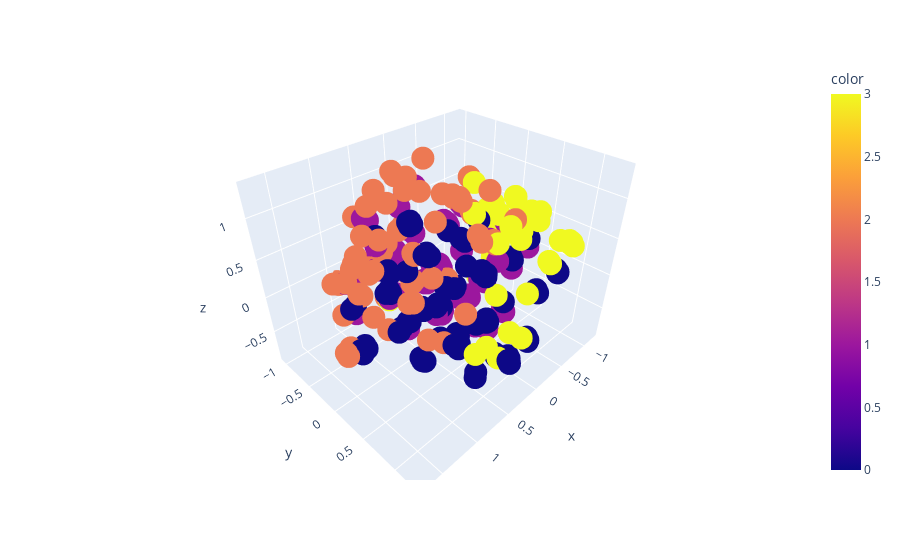

Notebook source saved alongside this figure:
### Code cell
fig_gauss.show()

### Figure 1 — Plotly figure (JSON) as saved in the notebook; plotly's stock layout.template omitted (floating-point values rounded to 4 significant figures; data arrays with more than 128 entries replaced by an {"elided": "..."} marker saying what was removed)
{"data": [{"hovertemplate": "x=%{x}<br>y=%{y}<br>z=%{z}<br>color=%{marker.color}<extra></extra>", "legendgroup": "", "marker": {"color": {"elided": "1453 int values"}, "coloraxis": "coloraxis", "symbol": "circle"}, "mode": "markers", "name": "", "scene": "scene", "showlegend": false, "type": "scatter3d", "x": {"elided": "1453 float values"}, "y": {"elided": "1453 float values"}, "z": {"elided": "1453 float values"}}], "layout": {"coloraxis": {"colorbar": {"title": {"text": "color"}}, "colorscale": [[0, "#0d0887"], [0.1111, "#46039f"], [0.2222, "#7201a8"], [0.3333, "#9c179e"], [0.4444, "#bd3786"], [0.5556, "#d8576b"], [0.6667, "#ed7953"], [0.7778, "#fb9f3a"], [0.8889, "#fdca26"], [1, "#f0f921"]]}, "legend": {"tracegroupgap": 0}, "margin": {"t": 60}, "scene": {"domain": {"x": [0, 1], "y": [0, 1]}, "xaxis": {"title": {"text": "x"}}, "yaxis": {"title": {"text": "y"}}, "zaxis": {"title": {"text": "z"}}}}}
